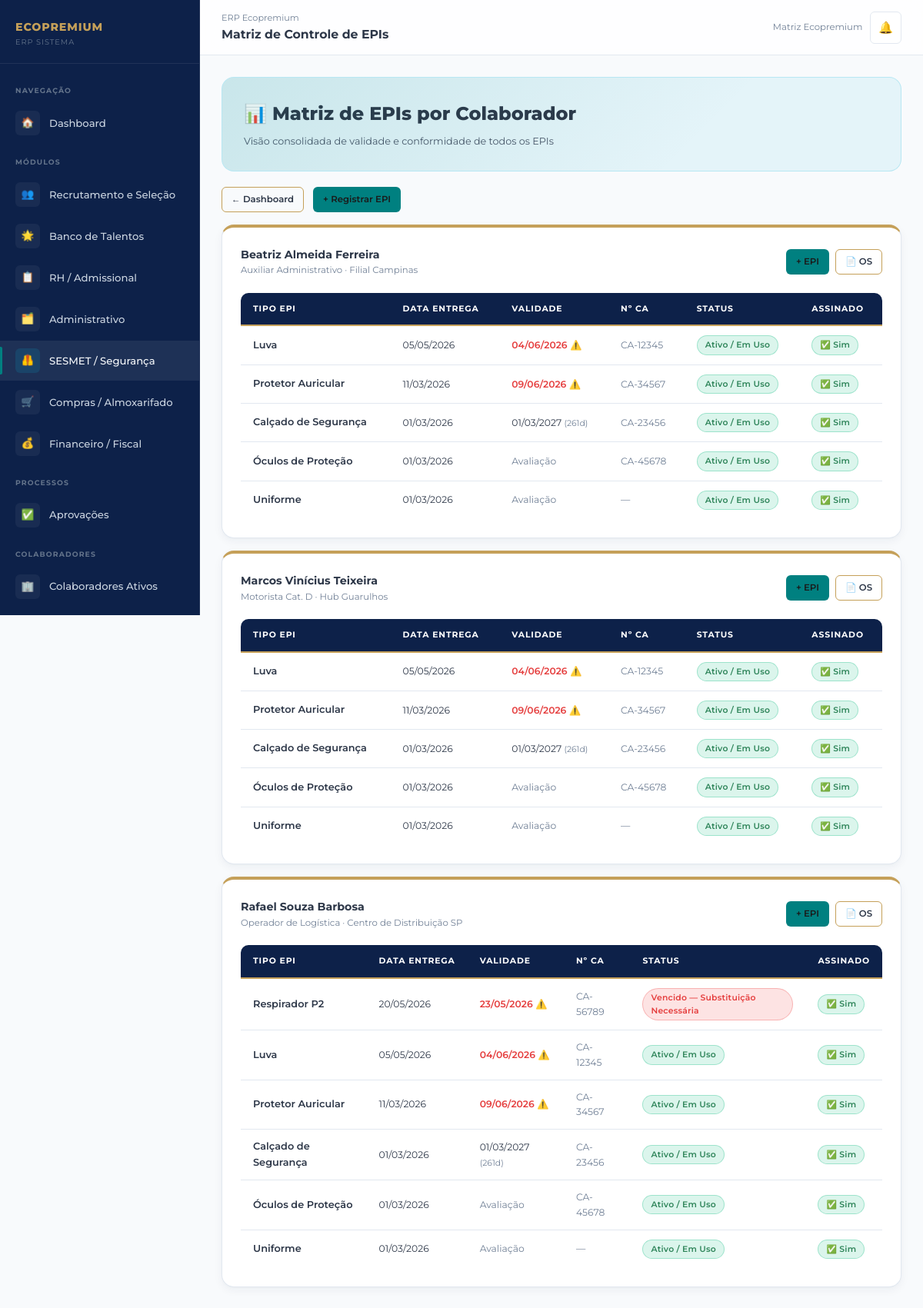
The page /sesmet/matriz/ (signed in) on the database its author committed.
### core/models.py (models this page shows, shortened)
class PerfilUsuario(models.Model):
    PERFIS = [
        ('admin', 'Administrador'),
        ('gestor', 'Gestor'),
        ('rh', 'RH / Departamento Pessoal'),
        ('financeiro', 'Financeiro / Fiscal'),
        ('sesmet', 'SESMET / Segurança do Trabalho'),
        ('compras', 'Compras / Almoxarifado'),
        ('operacional', 'Operacional'),
    ]
    MARCAS = [
        ('eco_premium', 'Eco Premium'),
        ('trip_premium', 'Trip Premium'),
        ('log_premium', 'Log Premium'),
        ('matriz', 'Matriz Ecopremium'),
    ]
    usuario = models.OneToOneField(User, on_delete=models.CASCADE, related_name='perfil')
    perfil = models.CharField(max_length=20, choices=PERFIS, default='operacional')
    marca = models.CharField(max_length=20, choices=MARCAS, default='eco_premium')
    unidade = models.CharField(max_length=100, default='Matriz')
    telefone = models.CharField(max_length=20, blank=True)
    avatar_iniciais = models.CharField(max_length=3, blank=True)
    criado_em = models.DateTimeField(auto_now_add=True)
    class Meta:
        verbose_name = 'Perfil de Usuário'
        verbose_name_plural = 'Perfis de Usuários'

### admissional/models.py (models this page shows, shortened)
class Colaborador(models.Model):
    STATUS = [
        ('ativo', 'Ativo'),
        ('inativo', 'Inativo'),
        ('ferias', 'Em Férias'),
        ('afastado', 'Afastado'),
        ('desligado', 'Desligado'),
    ]
    MARCAS = [
        ('eco_premium', 'Eco Premium'),
        ('trip_premium', 'Trip Premium'),
        ('log_premium', 'Log Premium'),
    ]
    nome = models.CharField(max_length=200, verbose_name='Nome Completo')
    cpf = models.CharField(max_length=14, unique=True, verbose_name='CPF')
    rg = models.CharField(max_length=20, blank=True, verbose_name='RG')
    data_nascimento = models.DateField(null=True, blank=True, verbose_name='Data de Nascimento')
    email = models.EmailField(verbose_name='E-mail')
    telefone = models.CharField(max_length=20, verbose_name='Telefone')
    endereco = models.TextField(blank=True, verbose_name='Endereço')
    cargo = models.CharField(max_length=200, verbose_name='Cargo')
    setor = models.CharField(max_length=100, blank=True, verbose_name='Setor')
    unidade = models.CharField(max_length=100, verbose_name='Unidade')
    marca = models.CharField(max_length=20, choices=MARCAS, default='eco_premium', verbose_name='Marca')
    data_admissao = models.DateField(verbose_name='Data de Admissão')
    status = models.CharField(max_length=20, choices=STATUS, default='ativo')
    pis_pasep = models.CharField(max_length=20, blank=True, verbose_name='PIS/PASEP')
    ctps = models.CharField(max_length=30, blank=True, verbose_name='CTPS')
    salario = models.DecimalField(max_digits=10, decimal_places=2, null=True, blank=True, verbose_name='Salário')
    criado_em = models.DateTimeField(auto_now_add=True)
    atualizado_em = models.DateTimeField(auto_now=True)
    class Meta:
        verbose_name = 'Colaborador'
        verbose_name_plural = 'Colaboradores'
        ordering = ['nome']

### sesmet/models.py (models this page shows, shortened)
class RegistroEPI(models.Model):
    TIPOS_EPI = [
        ('luva', 'Luva'),
        ('calcado', 'Calçado de Segurança'),
        ('protetor_auricular', 'Protetor Auricular'),
        ('respirador_p2', 'Respirador P2'),
        ('oculos', 'Óculos de Proteção'),
        ('uniforme', 'Uniforme'),
        ('capacete', 'Capacete'),
        ('cinto_seguranca', 'Cinto de Segurança'),
        ('avental', 'Avental de Proteção'),
    ]
    STATUS = [
        ('ativo', 'Ativo / Em Uso'),
        ('vencido', 'Vencido — Substituição Necessária'),
        ('substituido', 'Substituído'),
        ('perdido', 'Perdido / Danificado'),
    ]
    MOTIVOS_SUBSTITUICAO = [
        ('vencimento', 'Vencimento da Validade'),
        ('dano', 'Dano / Desgaste'),
        ('perda', 'Perda'),
        ('troca_cargo', 'Troca de Cargo/Função'),
        ('inicial', 'Entrega Inicial'),
    ]
    PERIODICIDADE = {
        'luva': 30,
        'calcado': 365,
        'protetor_auricular': 90,
        'respirador_p2': 3,
        'oculos': None,   # Avaliação
        'uniforme': None,  # Necessidade
        'capacete': 730,
        'cinto_seguranca': 365,
        'avental': 180,
    }
    colaborador = models.ForeignKey(Colaborador, on_delete=models.CASCADE, related_name='epis')
    tipo_epi = models.CharField(max_length=30, choices=TIPOS_EPI, verbose_name='Tipo de EPI')
    data_entrega = models.DateField(verbose_name='Data de Entrega')
    quantidade = models.PositiveIntegerField(default=1)
    numero_ca = models.CharField(max_length=20, blank=True, verbose_name='Número CA')
    data_validade = models.DateField(null=True, blank=True, verbose_name='Data de Validade/Substituição')
    status = models.CharField(max_length=20, choices=STATUS, default='ativo')
    motivo_substituicao = models.CharField(max_length=20, choices=MOTIVOS_SUBSTITUICAO,
                                            default='inicial', verbose_name='Motivo')
    assinado = models.BooleanField(default=False, verbose_name='Colaborador Assinou?')
    registrado_por = models.ForeignKey(User, on_delete=models.SET_NULL, null=True, blank=True,
                                        related_name='epis_registrados')
    obs = models.TextField(blank=True)
    criado_em = models.DateTimeField(auto_now_add=True)
    class Meta:
        verbose_name = 'Registro de EPI'
        verbose_name_plural = 'Registros de EPIs'
        ordering = ['-data_entrega']
    def esta_vencido(self):
        if self.data_validade:
            return timezone.now().date() > self.data_validade
        return False
    def dias_para_vencer(self):
        if self.data_validade:
            delta = self.data_validade - timezone.now().date()
            return delta.days
        return None

### sesmet/views.py (the view)
# urls.py: path('matriz/', views.matriz_epis, name='matriz_epis'),
@login_required
def matriz_epis(request):
    hoje = timezone.now().date()
    colaboradores = Colaborador.objects.filter(status='ativo').prefetch_related('epis')
    return render(request, 'sesmet/matriz_epis.html', {
        'colaboradores': colaboradores,
        'tipos_epi': RegistroEPI.TIPOS_EPI,
        'hoje': hoje,
    })

### templates/sesmet/matriz_epis.html (shortened to what this page needs)
{% extends 'base.html' %}
{% block nav_sesmet %}active{% endblock %}
{% block topbar_title %}Matriz de Controle de EPIs{% endblock %}
{% block content %}
<div class="module-banner mod-banner-4" style="margin-bottom:20px;">
  <div class="mod-title">📊 Matriz de EPIs por Colaborador</div>
  <div class="mod-desc">Visão consolidada de validade e conformidade de todos os EPIs</div>
</div>
<div style="margin-bottom:16px;display:flex;gap:12px;align-items:center;">
  <a href="{% url 'dashboard_sesmet' %}" class="btn btn-outline btn-sm">← Dashboard</a>
  <a href="{% url 'registrar_epi' %}" class="btn btn-mod4 btn-sm">+ Registrar EPI</a>
</div>
{% if colaboradores %}
<div style="display:grid;gap:16px;">
  {% for colaborador in colaboradores %}
  <div class="card">
    <div class="card-header">
      <div>
        <div class="card-title">{{ colaborador.nome }}</div>
        <div style="font-size:0.78rem;color:var(--text-muted);">{{ colaborador.cargo }} · {{ colaborador.unidade }}</div>
      </div>
      <div class="flex gap-2">
        <a href="{% url 'registrar_epi_colaborador' colaborador.pk %}" class="btn btn-sm btn-mod4">+ EPI</a>
        <a href="{% url 'emitir_os' colaborador.pk %}" class="btn btn-sm btn-outline">📄 OS</a>
      </div>
    </div>
    {% with epis=colaborador.epis.all %}
    {% if epis %}
    <div class="table-wrap" style="border:none;">
      <table>
        <thead>
          <tr>
            <th>Tipo EPI</th>
            <th>Data Entrega</th>
            <th>Validade</th>
            <th>Nº CA</th>
            <th>Status</th>
            <th>Assinado</th>
          </tr>
        </thead>
        <tbody>
          {% for epi in epis %}
          <tr>
            <td style="font-weight:600;">{{ epi.get_tipo_epi_display }}</td>
            <td style="font-size:0.82rem;">{{ epi.data_entrega|date:"d/m/Y" }}</td>
            <td style="font-size:0.82rem;">
              {% if epi.data_validade %}
                {% if epi.esta_vencido %}
                  <span style="color:var(--danger);font-weight:600;">{{ epi.data_validade|date:"d/m/Y" }} ⚠️</span>
                {% else %}
                  {{ epi.data_validade|date:"d/m/Y" }}
                  {% if epi.dias_para_vencer %}
                    <span style="font-size:0.72rem;color:var(--text-muted);">({{ epi.dias_para_vencer }}d)</span>
                  {% endif %}
                {% endif %}
              {% else %}
                <span style="color:var(--text-muted);">Avaliação</span>
              {% endif %}
            </td>
            <td style="font-size:0.82rem;color:var(--text-muted);">{{ epi.numero_ca|default:"—" }}</td>
            <td>
              <span class="badge {% if epi.status == 'ativo' %}badge-success{% elif epi.status == 'vencido' %}badge-danger{% elif epi.status == 'substituido' %}badge-muted{% else %}badge-warning{% endif %}">
                {{ epi.get_status_display }}
              </span>
            </td>
            <td>
              {% if epi.assinado %}
                <span class="badge badge-success">✅ Sim</span>
              {% else %}
                <form method="post" action="{% url 'assinar_epi' epi.pk %}" style="display:inline;">
                  {% csrf_token %}
                  <button type="submit" name="acao" value="assinar" class="btn btn-sm btn-success">Assinar</button>
                </form>
              {% endif %}
            </td>
          </tr>
          {% endfor %}
        </tbody>
      </table>
    </div>
    {% else %}
    <div style="text-align:center;padding:20px;color:var(--text-muted);font-size:0.84rem;">
      Nenhum EPI registrado para este colaborador.
      <a href="{% url 'registrar_epi_colaborador' colaborador.pk %}" style="color:var(--mod4-cyan);margin-left:8px;">+ Registrar</a>
    </div>
    {% endif %}
    {% endwith %}
  </div>
  {% endfor %}
</div>
{% endif %}
{% endblock %}

### templates/base.html (shortened to what this page needs)
{% load static %}
<!DOCTYPE html>
<html lang="pt-BR">
<head>
  <link rel="stylesheet" href="{% static 'css/main.css' %}?v=2">
</head>
<body>
<div class="erp-layout">
  <aside class="sidebar" id="sidebar">
    <div class="sidebar-logo">
      <div class="sidebar-logo-text">
        <div class="brand-name">ECOPREMIUM</div>
        <div class="brand-sub">ERP Sistema</div>
      </div>
    </div>
    <nav class="sidebar-nav">
      <div class="nav-section-label">Navegação</div>
      <a href="{% url 'dashboard' %}" class="nav-item {% block nav_dashboard %}{% endblock %}">
        <span class="nav-icon">🏠</span>
        Dashboard
      </a>
      <div class="nav-section-label">Módulos</div>
      <a href="{% url 'lista_vagas' %}" class="nav-item mod1 {% block nav_recrutamento %}{% endblock %}">
        <span class="nav-icon">👥</span>
        Recrutamento e Seleção
      </a>
      <a href="{% url 'banco_talentos' %}" class="nav-item mod1 {% block nav_talentos %}{% endblock %}">
        <span class="nav-icon">🌟</span>
        Banco de Talentos
      </a>
      <a href="{% url 'lista_admissoes' %}" class="nav-item mod2 {% block nav_admissional %}{% endblock %}">
        <span class="nav-icon">📋</span>
        RH / Admissional
      </a>
      <a href="{% url 'lista_demandas' %}" class="nav-item mod3 {% block nav_administrativo %}{% endblock %}">
        <span class="nav-icon">🗂️</span>
        Administrativo
      </a>
      <a href="{% url 'dashboard_sesmet' %}" class="nav-item mod4 {% block nav_sesmet %}{% endblock %}">
        <span class="nav-icon">🦺</span>
        SESMET / Segurança
      </a>
      <a href="{% url 'painel_compras' %}" class="nav-item mod5 {% block nav_compras %}{% endblock %}">
        <span class="nav-icon">🛒</span>
        Compras / Almoxarifado
      </a>
      <a href="{% url 'painel_financeiro' %}" class="nav-item mod6 {% block nav_financeiro %}{% endblock %}">
        <span class="nav-icon">💰</span>
        Financeiro / Fiscal
      </a>
      <div class="nav-section-label">Processos</div>
      <a href="{% url 'aprovacoes_pendentes' %}" class="nav-item {% block nav_aprovacoes %}{% endblock %}" id="navAprovacoes">
        <span class="nav-icon">✅</span>
        Aprovações
      </a>
      <div class="nav-section-label">Colaboradores</div>
      <a href="{% url 'lista_colaboradores' %}" class="nav-item {% block nav_colaboradores %}{% endblock %}">
        <span class="nav-icon">🏢</span>
        Colaboradores Ativos
      </a>
    </nav>
  </aside>
  <div class="main-content">
    <div class="topbar">
      <div class="topbar-title">
        <span class="breadcrumb">ERP Ecopremium</span>
        {% block topbar_title %}Dashboard{% endblock %}
      </div>
      <div class="topbar-actions">
        <span style="font-size:0.78rem;color:var(--text-muted);">
          {% if user.perfil %}{{ user.perfil.get_marca_display }}{% endif %}
        </span>
        <a href="#" class="notif-btn" id="notifBtn" title="Notificações">
          🔔
        </a>
      </div>
    </div>
    <div class="content-area">
      {% block content %}{% endblock %}
    </div>
  </div>
</div>
</body>
</html>

### rows shown on the page
Colaborador: nome "Beatriz Almeida Ferreira", cargo "Auxiliar Administrativo", unidade "Filial Campinas"
RegistroEPI: tipo_epi "Luva", data_entrega "05/05/2026", data_validade "04/06/2026", numero_ca "CA-12345", status "Ativo / Em Uso", assinado "✅ Sim"
RegistroEPI: tipo_epi "Protetor Auricular", data_entrega "11/03/2026", data_validade "09/06/2026", numero_ca "CA-34567", status "Ativo / Em Uso", assinado "✅ Sim"
RegistroEPI: tipo_epi "Calçado de Segurança", data_entrega "01/03/2026", data_validade "01/03/2027", dias_para_vencer "261", numero_ca "CA-23456", status "Ativo / Em Uso", assinado "✅ Sim"
RegistroEPI: tipo_epi "Óculos de Proteção", data_entrega "01/03/2026", shows "Avaliação", numero_ca "CA-45678", status "Ativo / Em Uso", assinado "✅ Sim"
RegistroEPI: tipo_epi "Uniforme", data_entrega "01/03/2026", shows "Avaliação", numero_ca "—", status "Ativo / Em Uso", assinado "✅ Sim"
Colaborador: nome "Marcos Vinícius Teixeira", cargo "Motorista Cat. D", unidade "Hub Guarulhos"
RegistroEPI: tipo_epi "Luva", data_entrega "05/05/2026", data_validade "04/06/2026", numero_ca "CA-12345", status "Ativo / Em Uso", assinado "✅ Sim"
RegistroEPI: tipo_epi "Protetor Auricular", data_entrega "11/03/2026", data_validade "09/06/2026", numero_ca "CA-34567", status "Ativo / Em Uso", assinado "✅ Sim"
RegistroEPI: tipo_epi "Calçado de Segurança", data_entrega "01/03/2026", data_validade "01/03/2027", dias_para_vencer "261", numero_ca "CA-23456", status "Ativo / Em Uso", assinado "✅ Sim"
RegistroEPI: tipo_epi "Óculos de Proteção", data_entrega "01/03/2026", shows "Avaliação", numero_ca "CA-45678", status "Ativo / Em Uso", assinado "✅ Sim"
RegistroEPI: tipo_epi "Uniforme", data_entrega "01/03/2026", shows "Avaliação", numero_ca "—", status "Ativo / Em Uso", assinado "✅ Sim"
Colaborador: nome "Rafael Souza Barbosa", cargo "Operador de Logística", unidade "Centro de Distribuição SP"
RegistroEPI: tipo_epi "Respirador P2", data_entrega "20/05/2026", data_validade "23/05/2026", numero_ca "CA-56789", status "Vencido — Substituição Necessária", assinado "✅ Sim"
RegistroEPI: tipo_epi "Luva", data_entrega "05/05/2026", data_validade "04/06/2026", numero_ca "CA-12345", status "Ativo / Em Uso", assinado "✅ Sim"
RegistroEPI: tipo_epi "Protetor Auricular", data_entrega "11/03/2026", data_validade "09/06/2026", numero_ca "CA-34567", status "Ativo / Em Uso", assinado "✅ Sim"
RegistroEPI: tipo_epi "Calçado de Segurança", data_entrega "01/03/2026", data_validade "01/03/2027", dias_para_vencer "261", numero_ca "CA-23456", status "Ativo / Em Uso", assinado "✅ Sim"
RegistroEPI: tipo_epi "Óculos de Proteção", data_entrega "01/03/2026", shows "Avaliação", numero_ca "CA-45678", status "Ativo / Em Uso", assinado "✅ Sim"
RegistroEPI: tipo_epi "Uniforme", data_entrega "01/03/2026", shows "Avaliação", numero_ca "—", status "Ativo / Em Uso", assinado "✅ Sim"

### other values the page prints
{{ user.perfil.get_marca_display }} "Matriz Ecopremium"
